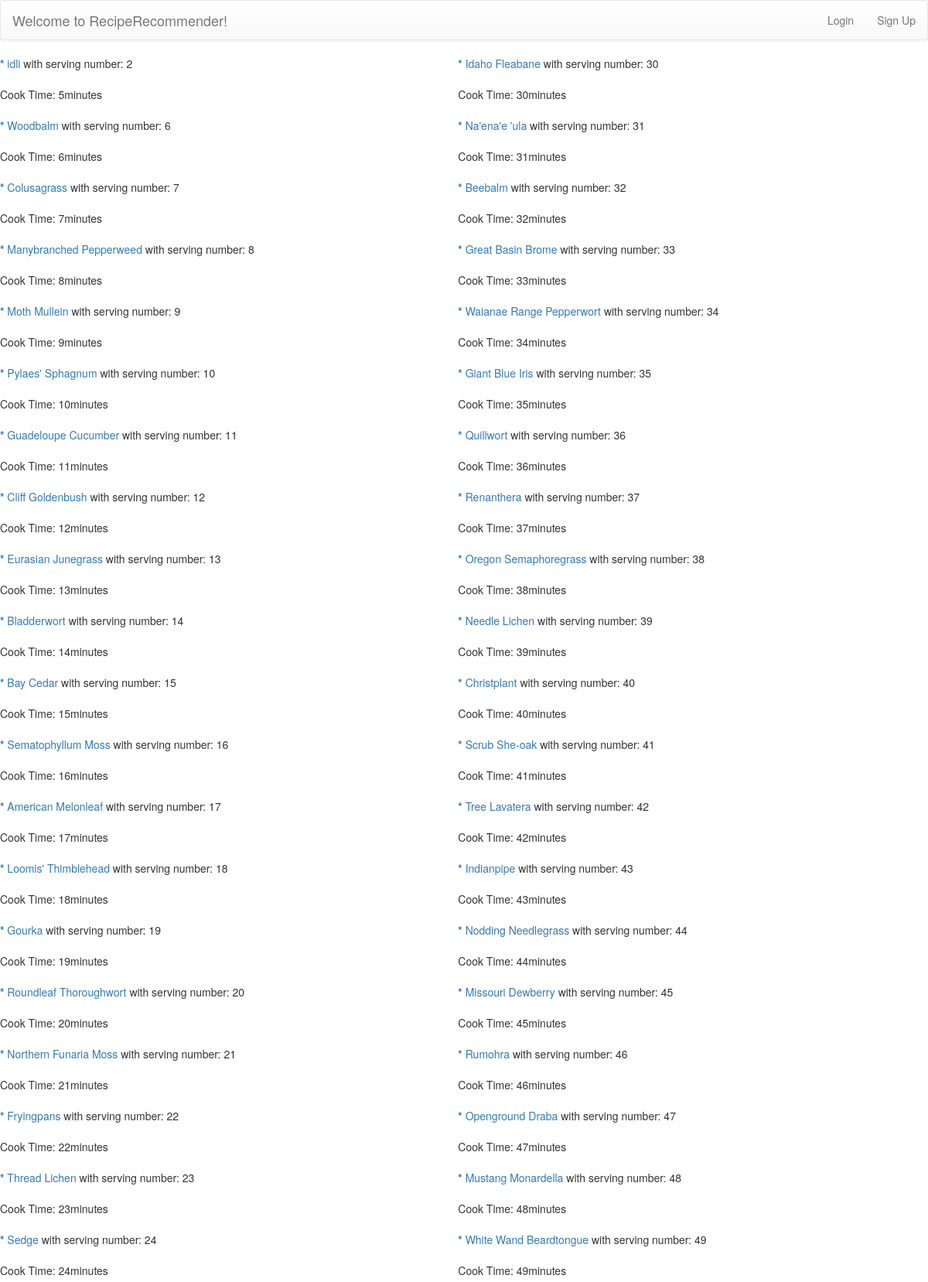
Screenshot of /Search.php (upper part) with the database file from the repository.
### tables this page shows
CREATE TABLE `recipe` (
  `rid` mediumint(9) NOT NULL,
  `uname` varchar(40) DEFAULT NULL,
  `rtitle` varchar(100) NOT NULL,
  `rServNum` int(11) DEFAULT NULL,
  `rCookTime` int(11) DEFAULT NULL,
  `rSteps` varchar(1200) DEFAULT NULL,
  `rtime` datetime DEFAULT NULL
);

### Search.php (the view, shortened to what this page needs)
<!DOCTYPE html>
<html>
<head>
<link rel="stylesheet" href="https://maxcdn.bootstrapcdn.com/bootstrap/3.3.7/css/bootstrap.min.css">
<link rel="stylesheet" href="https://maxcdn.bootstrapcdn.com/bootstrap/3.3.7/css/bootstrap-theme.min.css">
<?php
	$keyword =$_SESSION['rkeyword'];
	$query="select * from recipe where rtitle LIKE '%".$keyword."%' OR rSteps LIKE '%".$keyword."%' or rid in (select rid from recipeTag natural join Tag where  tname LIKE '%".$keyword."%')";
	$result = mysqli_query($con,$query);
	if ($result) $num = mysqli_num_rows($result);
	else { echo "false query";}
?>
</head>
<body>
<nav class="navbar navbar-default" role="navigation">
    <div class="container-fluid">
        <div class="navbar-header">
            <a class="navbar-brand" href="index.php"> Welcome to RecipeRecommender!</a>
        </div>
        <div class="pull-right" id="navbar1">
            <ul class="nav navbar-nav navbar-right">
                <?php if (isset($_SESSION['uname'])) { ?>
                <li><p class="navbar-text">Hello <a href="UserInfo.php"><?php echo $_SESSION['uname']."!"; ?></a></p></li>
                <li><p class="navbar-text">Not  <?php echo $_SESSION['uname']."? "; ?><a href="login.php">Login</a></p></li>
                <li><a href="logout.php">Log Out</a></li>
                <?php } else { ?>
                <li><a href="login.php">Login</a></li>
                <li><a href="register.php">Sign Up</a></li>
                <?php } ?>
            </ul>
        </div>
    </div>
</nav>
<table width="100%">
<tr>
<?php
	if(isset($num)){
	if($num == 0) echo '<div class="alert alert-danger"><strong> "No recipe is found. Please try again in <a href="index.php"> home page.</a>"</strong>'.'</div> ';
	else {
		while($row = mysqli_fetch_assoc($result)){
    		$narray[] = $row;
		}
    	$rowCount = 0;
    	$max_recipe = $num;
  		$max_column = 2;
  		if ($max_recipe % $max_column == 0) {
  			$max_per_column=$max_recipe/$max_column;
  		} else {
  			$max_per_column=$max_recipe/$max_column +1;
  		}
    	foreach($narray as $key => $value) if ($rowCount < $max_recipe) { ?>
   		<?php if($rowCount % $max_per_column == 0) {  ?>
     	<td><table>
   		<?php }
		$rid = $value["rid"];
		$rtitle = $value["rtitle"];
			$rServNum= $value["rServNum"];
			$rCookTime= $value["rCookTime"];
			$resultim = mysqli_query($con, "SELECT RecipeImgDir FROM RecipeImg WHERE rid = '" . $rid. "' limit 1");
			if (mysqli_num_rows($resultim)==1){
				$rowIm = mysqli_fetch_array($resultim);
				$MyPhoto=  $rowIm['RecipeImgDir'];
				$iId = "<img src= 'http://localhost/proj2/Images/".$MyPhoto."'width = 300/>";
			} else {
				$iId = '';
			}
			?>
       	<tr>
         <td><?php echo '<a href="recipe.php?rid=' . $rid . '">' ."<b>* </b>" . $rtitle. '</a>'." with serving number: ".$rServNum."<br>" .$iId . "<br> Cook Time: ".$rCookTime."minutes <br> <br>"; ?></td>
       	</tr>
       	<?php if($rowCount % $max_per_column == $max_per_column -1) {  ?>
     		</table></td>
   		<?php } ?>
		<?php $rowCount++; }
	}}?>
</tr>
</table>
</body>
</html>

### rows the page displays
recipe: rtitle "idli", rServNum "2", rCookTime "5"
recipe: rtitle "Woodbalm", rServNum "6", rCookTime "6"
recipe: rtitle "Colusagrass", rServNum "7", rCookTime "7"
recipe: rtitle "Manybranched Pepperweed", rServNum "8", rCookTime "8"
recipe: rtitle "Moth Mullein", rServNum "9", rCookTime "9"
recipe: rtitle "Pylaes' Sphagnum", rServNum "10", rCookTime "10"
recipe: rtitle "Guadeloupe Cucumber", rServNum "11", rCookTime "11"
recipe: rtitle "Cliff Goldenbush", rServNum "12", rCookTime "12"
recipe: rtitle "Eurasian Junegrass", rServNum "13", rCookTime "13"
recipe: rtitle "Bladderwort", rServNum "14", rCookTime "14"
recipe: rtitle "Bay Cedar", rServNum "15", rCookTime "15"
recipe: rtitle "Sematophyllum Moss", rServNum "16", rCookTime "16"
recipe: rtitle "American Melonleaf", rServNum "17", rCookTime "17"
recipe: rtitle "Loomis' Thimblehead", rServNum "18", rCookTime "18"
recipe: rtitle "Gourka", rServNum "19", rCookTime "19"
recipe: rtitle "Roundleaf Thoroughwort", rServNum "20", rCookTime "20"
recipe: rtitle "Northern Funaria Moss", rServNum "21", rCookTime "21"
recipe: rtitle "Fryingpans", rServNum "22", rCookTime "22"
recipe: rtitle "Thread Lichen", rServNum "23", rCookTime "23"
recipe: rtitle "Sedge", rServNum "24", rCookTime "24"
recipe: rtitle "Idaho Fleabane", rServNum "30", rCookTime "30"
recipe: rtitle "Na'ena'e 'ula", rServNum "31", rCookTime "31"
recipe: rtitle "Beebalm", rServNum "32", rCookTime "32"
recipe: rtitle "Great Basin Brome", rServNum "33", rCookTime "33"
recipe: rtitle "Waianae Range Pepperwort", rServNum "34", rCookTime "34"
recipe: rtitle "Giant Blue Iris", rServNum "35", rCookTime "35"
recipe: rtitle "Quillwort", rServNum "36", rCookTime "36"
recipe: rtitle "Renanthera", rServNum "37", rCookTime "37"
recipe: rtitle "Oregon Semaphoregrass", rServNum "38", rCookTime "38"
recipe: rtitle "Needle Lichen", rServNum "39", rCookTime "39"
recipe: rtitle "Christplant", rServNum "40", rCookTime "40"
recipe: rtitle "Scrub She-oak", rServNum "41", rCookTime "41"
recipe: rtitle "Tree Lavatera", rServNum "42", rCookTime "42"
recipe: rtitle "Indianpipe", rServNum "43", rCookTime "43"
recipe: rtitle "Nodding Needlegrass", rServNum "44", rCookTime "44"
recipe: rtitle "Missouri Dewberry", rServNum "45", rCookTime "45"
recipe: rtitle "Rumohra", rServNum "46", rCookTime "46"
recipe: rtitle "Openground Draba", rServNum "47", rCookTime "47"
recipe: rtitle "Mustang Monardella", rServNum "48", rCookTime "48"
recipe: rtitle "White Wand Beardtongue", rServNum "49", rCookTime "49"
